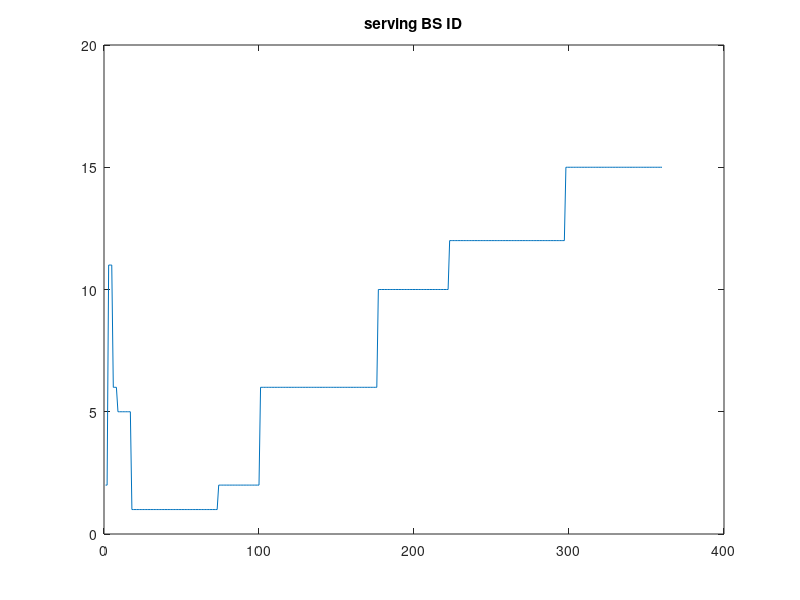
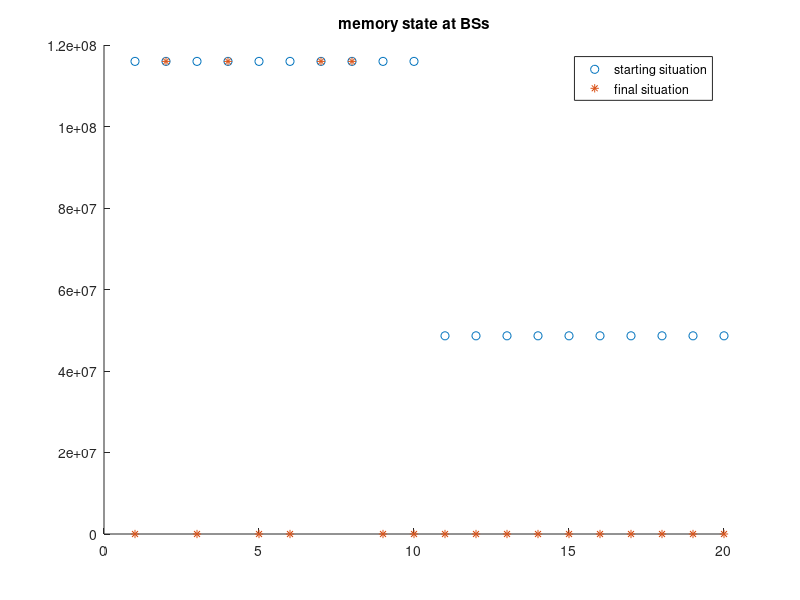
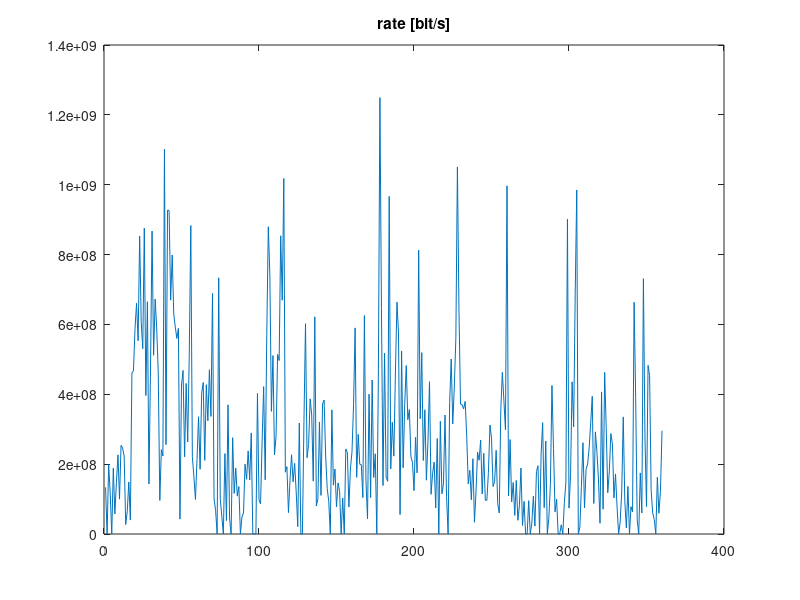
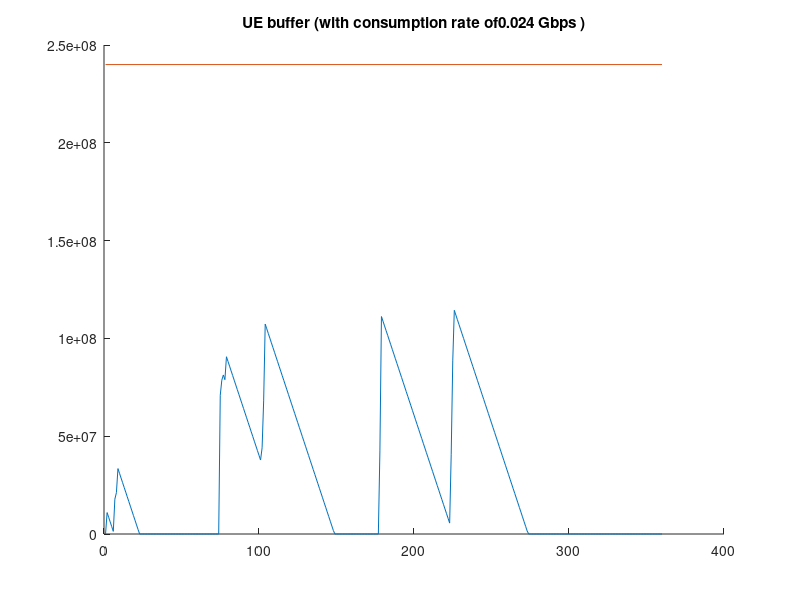

The MATLAB script that drew these images, in order:
clear all;
close all;
clc;

load('RESULTS//savings.mat');

s = savings{1};

figure;
plot(s.servingBS_IDs, '-');
title('serving BS ID');

figure;
hold on
plot(1:max(size(s.BSs_mem_state)), s.chunks, 'o');
plot(1:max(size(s.BSs_mem_state)), s.BSs_mem_state, '*');
title('memory state at BSs');
legend('starting situation', 'final situation');
hold off

figure;
plot(s.rate, '-');
title('rate [bit/s]');

figure;
hold on
plot(s.ue_buffer);
plot([1,max(size(s.ue_buffer))], ones(2,1) * double(s.ue_max_buffer));
hold off
title(strcat('UE buffer (with consumption rate of', num2str(s.ue_requested_rate, ' %1.3f'), ' Gbps )'));

figure;
plot(s.ue_waiting_time, 'o');
title('UE waiting times');

figure;
plot(s.ue_lost_data);
title('UE lost data');



